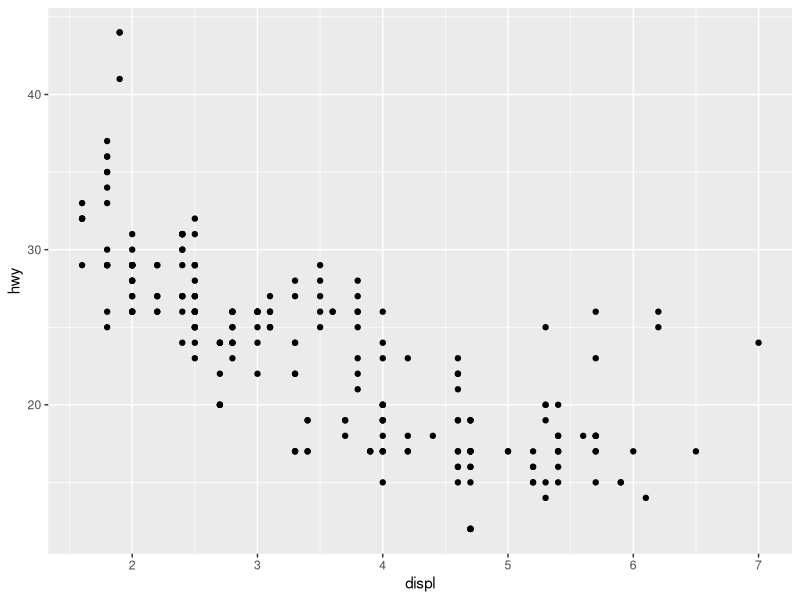
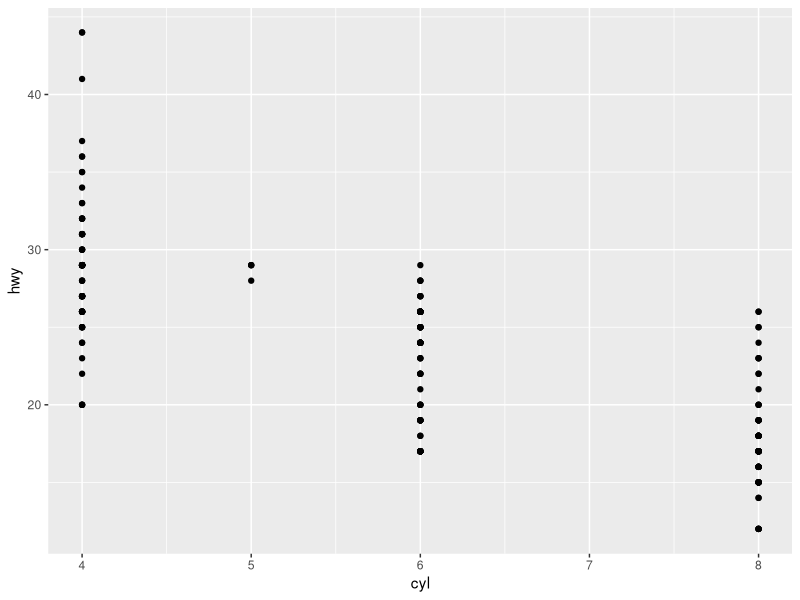
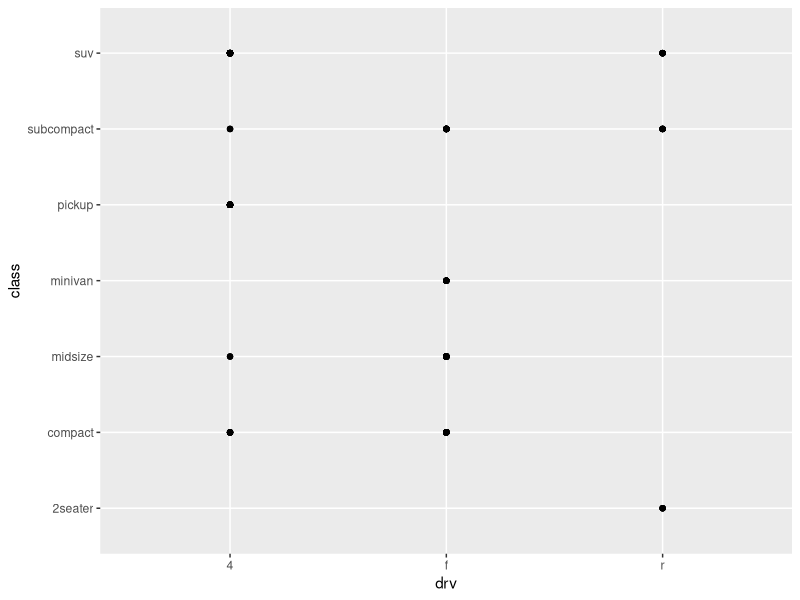
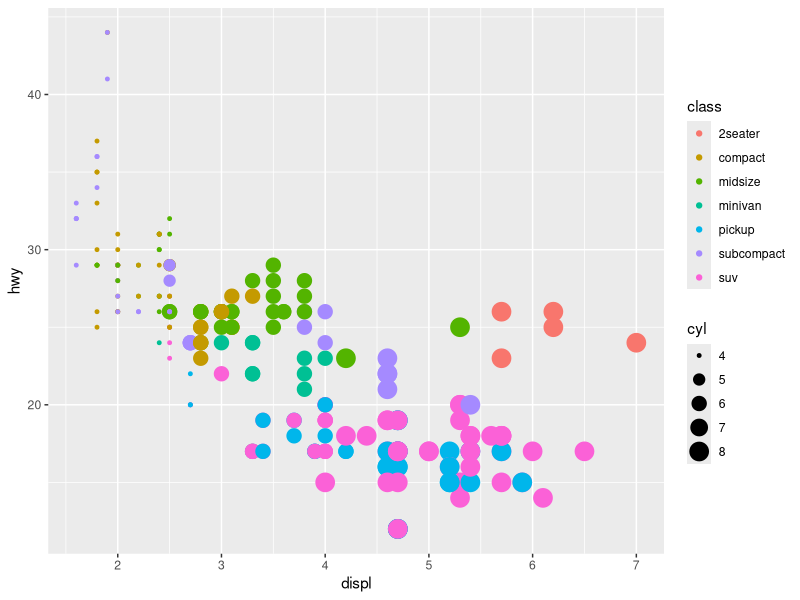
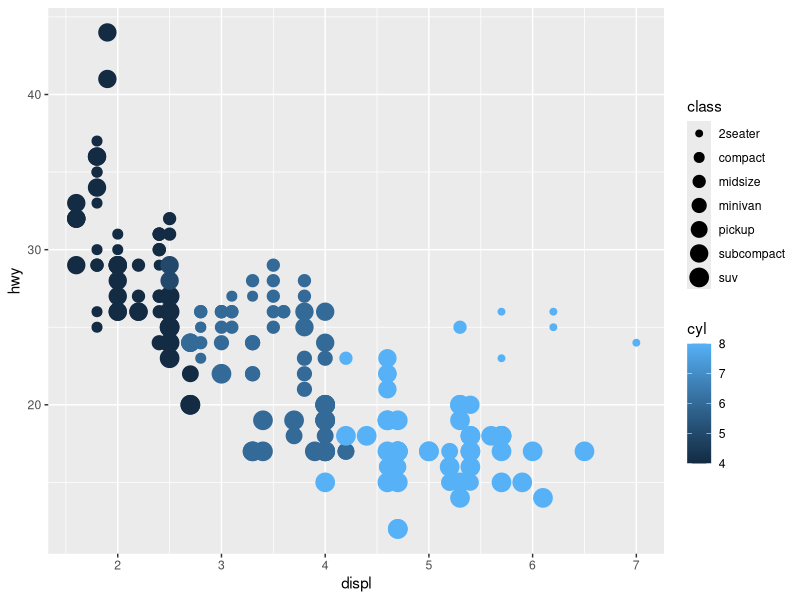
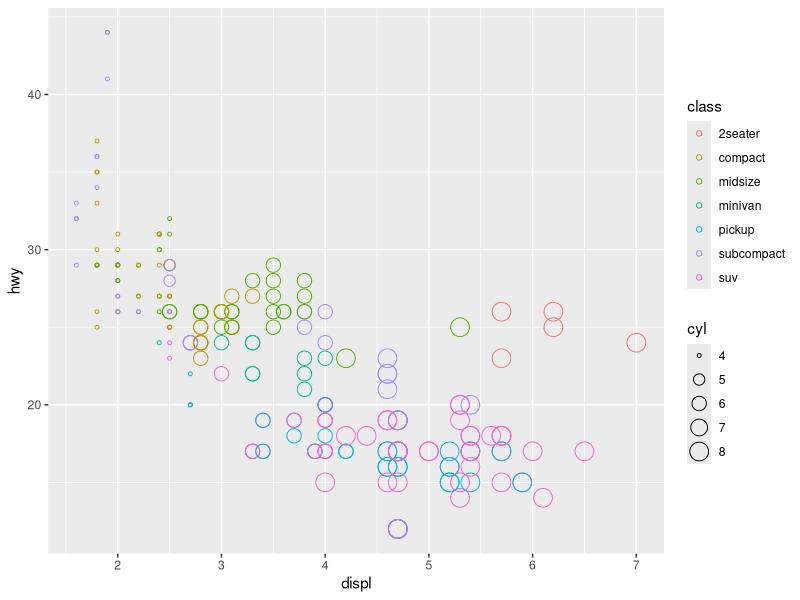
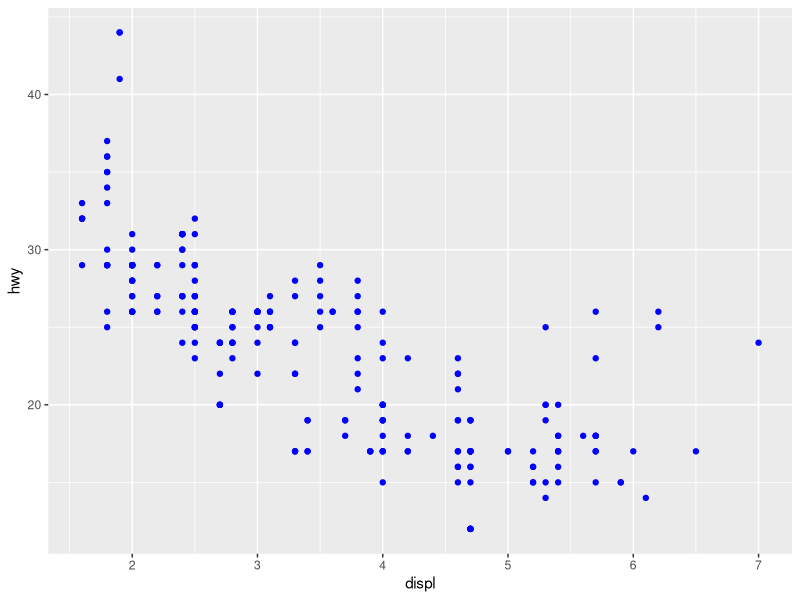
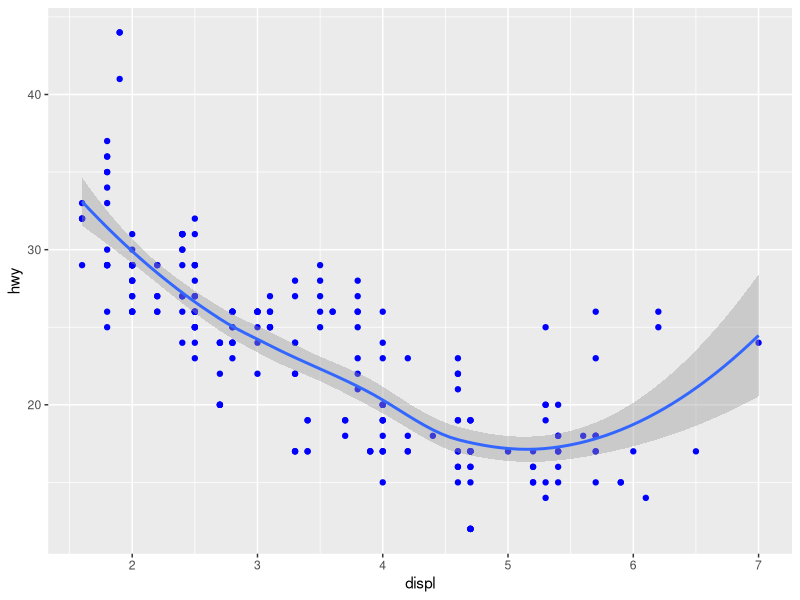

The R source for these figures, in order:
## ---- chunk 1
knitr::opts_chunk$set(echo = TRUE)
## ---- chunk 2
summary(cars)
## ---- chunk 3
#ggplot lesson 1

library(tidyverse)

head(cars)
tail(cars, 10)

?ggplot
#ggplot(data = <DATA>) + 
#  <GEOM_FUNCTION>(
#    mapping = aes(<MAPPINGS>),
    
ggplot(data = mpg) +
  geom_point(mapping = aes(x = displ, y = hwy))

ggplot(data = mpg) +
  geom_point(mapping = aes(x = cyl, y = hwy))

ggplot(data = mpg) +
  geom_point(mapping = aes(x = drv, y = class))

ggplot(data = mpg) +
  geom_point(mapping = aes(x = displ, y = hwy, color = class, size = cyl))

ggplot(data = mpg) +
  geom_point(mapping = aes(x = displ, y = hwy, color = cyl, size = class))

ggplot(data = mpg) +
  geom_point(mapping = aes(x = displ, y = hwy, color = class, size = cyl), shape = 1)

ggplot(data = mpg) +
  geom_point(mapping = aes(x = displ, y = hwy), color = "blue")

ggplot(data = mpg) +
  geom_point(mapping = aes(x = displ, y = hwy), color = "blue") +
  geom_smooth(mapping = aes(x = displ, y = hwy))

ggplot(data = mpg, mapping = aes(x = displ, y = hwy)) +
  geom_point(color = "blue") +
  geom_smooth() +
  facet_wrap(~ year)

ggplot(data = mpg, mapping = aes(x = displ, y = hwy)) +
  geom_point(color = "blue") +
  geom_smooth() +
  facet_wrap(~ class, ncol = 2)
#    stat = <STAT>, 
#    position = <POSITION>
#  ) +
#  <COORDINATE_FUNCTION> +
#  <FACET_FUNCTION> +
#  <THEME_FUNCTION>
## ---- chunk 4
plot(pressure)
